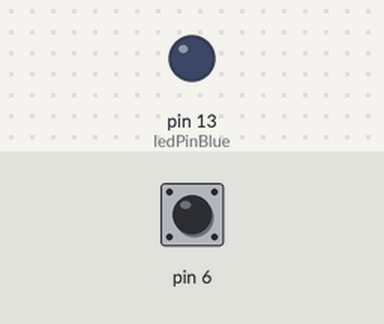
Bench run of a sketch on a simulated Arduino Uno, built with avr-gcc and run on an emulated ATmega328P. On the bench: output pins drawn as LEDs (lit = HIGH). The test bench sets the inputs (shaded band); at power-on: pin 6 HIGH. What the sketch prints to the serial monitor is not drawn.

Above: at 1.2 s.
1.3 s: pin 6 pulled LOW for 0.15 s
At 1.38 s:
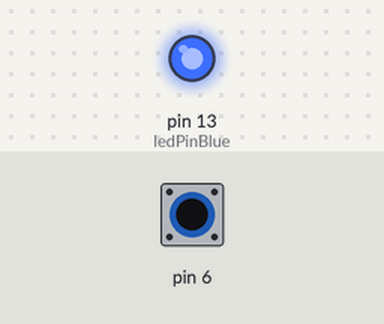
2.9 s: pin 6 pulled LOW for 3.2 s
At 7.3 s:
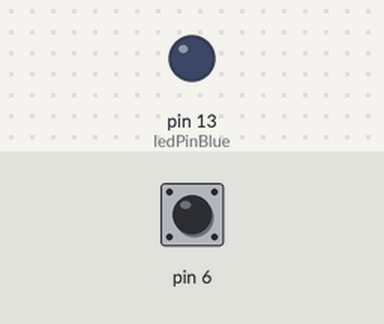
Timing chart, 0 to 8.8 s (numbered marks = the images above; inputs shaded):
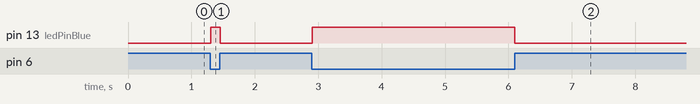

Measured:
- after the input at 1.3 s, pin 13 (ledPinBlue): LOW → HIGH at once, → LOW 0.15 s later
- after the input at 2.9 s, pin 13 (ledPinBlue): LOW → HIGH at once, → LOW 3.2 s later

The sketch:

Capacitive_Sensor_Loesung_Hysterese.ino
```cpp
#include <CapacitiveSensor.h>

CapacitiveSensor Sensor = CapacitiveSensor(4, 6); /* sendpin 3; receivepin 5 */
uint8_t ledPinBlue = 13; /* LED auf Pin 13 */
bool anwesend = false;


void setup()
{
  Serial.begin(9600);
  pinMode(ledPinBlue, OUTPUT);
}

void loop()
{
  /* Nur duch Berührung mit einem Metallstift soll im folgenden eine blaue LED eingeschaltet werden */
  long val = Sensor.capacitiveSensor(30);
  Serial.println(val);

  if ((anwesend == true) && (val < 500))
  {
    digitalWrite(ledPinBlue, LOW);   // sets the LED off
    anwesend = false;
  }
  if ((anwesend == false) && (val >= 1000))
  {
    digitalWrite(ledPinBlue, HIGH);
    anwesend = true;
  }
}
```
